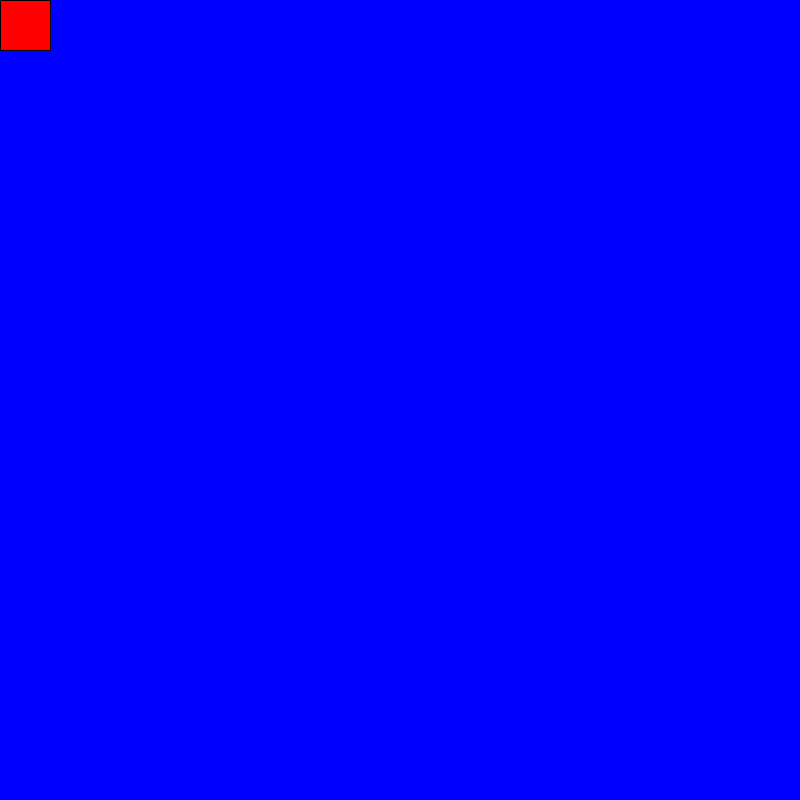
Frame 1 (no input)
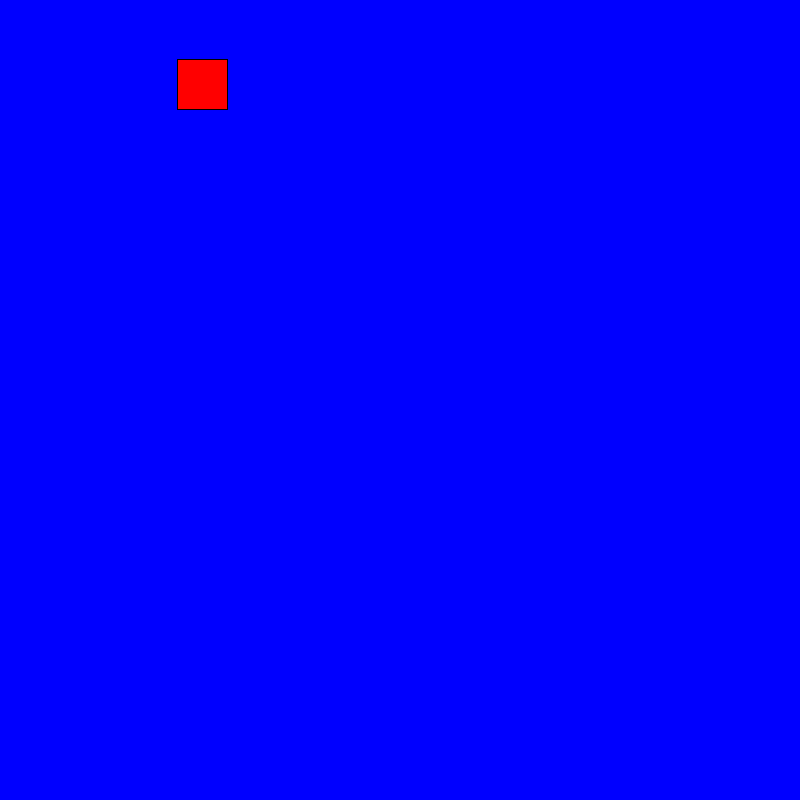
Frame 60 (the mouse pressed at the canvas centre just before this capture)
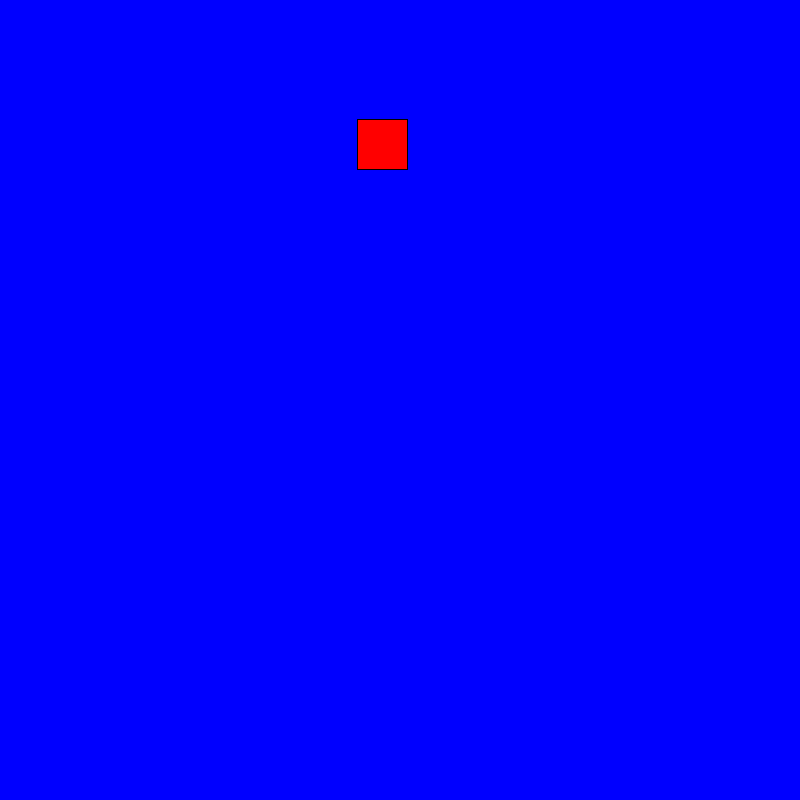
Frame 120 (the mouse held since frame 60 and released just before this capture)

The Processing sketch that drew these frames (run headless with seeded random() and noise(); from frame 60 on, the mouse is pressed at the canvas centre):

// Processing sketch: s04b_Animate_and_bounce
// ── s04b_Animate_and_bounce.pde
void setup() {
  size(800,800);
  fill(255,0,0);
}

int x = 0;
int y = 0;
int speedX = 3, speedY = 1;
final int RECT_WIDTH = 50, RECT_HEIGHT = 50; //final means constant
void draw () {
  background(0,0,255);
  rect(x,y,RECT_WIDTH,RECT_HEIGHT);
  //x++; //++x; x = x+1; X+= 1;
  x += speedX;
  y += speedY;
  if (x < 0 || x >= width - RECT_WIDTH) {
    speedX = -speedX;
  }
  if (y < 0 || y >= height - RECT_HEIGHT) {
    speedY = -speedY;
  }
}
